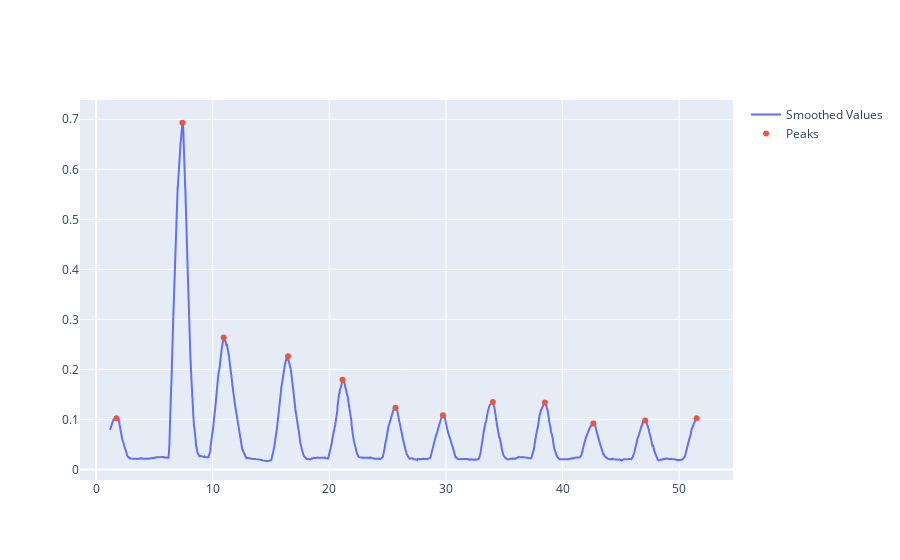

Notebook cell for this chart:
### Markdown cell above
# Verusch 3 Mikro

### Code cell
data = pd.read_csv('Messung/Mikro_10Atmungen.csv', header=None, sep=';')

data.columns = ['x']

# Zugriff auf die Daten pro Spalte
x_values = data['x'].values

time = np.arange(0, len(x_values))*0.01

plt.figure(figsize=(10,6))
plt.plot(time, x_values)
plt.xlabel('Zeit in Sekunden')  # X-axis label
plt.ylabel('ADC Abstufung')  # Y-axis label
plt.title('Rohdaten Mikrofon')  # Plot title
plt.show()

# Berechnen Sie den Mittelwert der x_values
mean_x_values = np.mean(x_values)

# Subtrahieren Sie den Mittelwert von den x_values
x_values_centered = x_values - mean_x_values

# Erstellen Sie den Plot
plt.figure(figsize=(10,6))
plt.plot(time, x_values_centered)
plt.xlabel('Zeit in Sekunden')  # X-axis label
plt.ylabel('ADC Abstufung')  # Y-axis label
plt.title('Mittelwertbefreite Daten')  # Plot title
plt.show()



#Betragsfunktion
for x in range (len(x_values_centered)):
    if x_values_centered[x] > 0:
        continue
    else:
        x_values_centered[x] = -x_values_centered[x]
# Erstellen Sie den Plot
plt.figure(figsize=(10,6))
plt.plot(time, x_values_centered)
plt.xlabel('Zeit in Sekunden')  # X-axis label
plt.ylabel('ADC Abstufung')  # Y-axis label
plt.title('Mittelwertbefreite und Betragsfunktion angewendete Daten')  # Plot title
plt.show()

x_values_smooth = pd.Series(x_values_centered).rolling(window=120).mean()


peaks,_ = find_peaks(x_values_smooth, height=0.09, distance=200)

fig = go.Figure()
fig.add_trace(go.Scatter(x=time, y=x_values_smooth, mode='lines', name='Smoothed Values'))

# Fügen Sie die Peaks hinzu
fig.add_trace(go.Scatter(x=time[peaks], y=x_values_smooth[peaks], mode='markers', name='Peaks'))

fig.show()


time = np.array(time)
x_values_smooth = np.array(x_values_smooth)

plt.figure(figsize=(10,6))
plt.plot(time, x_values_smooth, label='Smoothed Values')  # Plot der geglätteten Werte
plt.scatter(time[peaks], x_values_smooth[peaks], color='red', label='Peaks')  # Plot der Peaks
plt.xlabel('Zeit in Sekunden')  # X-axis label
plt.ylabel('Geglättete Distanz in cm')  # Y-axis label
plt.title('Geglättete Ultraschallsensor Distanz mit Peaks')  # Plot title
plt.legend()
plt.show()

# Berechnen Sie die Atemfrequenz (in Atemzügen pro Minute)

breathing_rate = len(peaks) / (time[-1]/60)
print(f"Atemfrequenz: {breathing_rate:.2f} Atemzüge pro Minute")

### Figure 1 — Plotly figure (JSON) as saved in the notebook; plotly's stock layout.template omitted (floating-point values rounded to 4 significant figures; data arrays with more than 128 entries replaced by an {"elided": "..."} marker saying what was removed)
{"data": [{"mode": "lines", "name": "Smoothed Values", "type": "scatter", "x": {"elided": "5160 float values"}, "y": {"elided": "5160 float values"}}, {"mode": "markers", "name": "Peaks", "type": "scatter", "x": [1.74, 7.4, 10.94, 16.46, 21.12, 25.67, 29.74, 34.02, 38.48, 42.64, 47.08, 51.49], "y": [0.1026, 0.6931, 0.264, 0.2262, 0.1794, 0.1236, 0.1085, 0.1349, 0.1339, 0.09199, 0.09796, 0.1026]}], "layout": {}}
